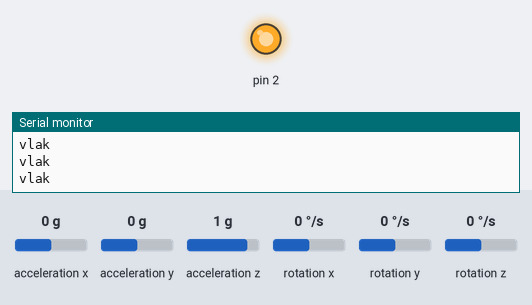
This sketch was run on a simulated Arduino Uno, built with avr-gcc and run on an emulated ATmega328P. Parts: output pins drawn as LEDs (lit = HIGH), the last lines printed to the serial monitor. The test bench sets the inputs (shaded band); at power-on: acceleration x 0 g, acceleration y 0 g, acceleration z 1 g, rotation x 0 °/s, rotation y 0 °/s, rotation z 0 °/s.

Above: at 1.2 s.
1.3 s: acceleration x set to -0.3 g
At 2.5 s:
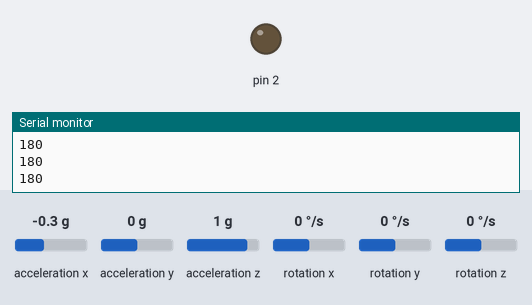
2.8 s: acceleration x set to 0 g
At 3.8 s:
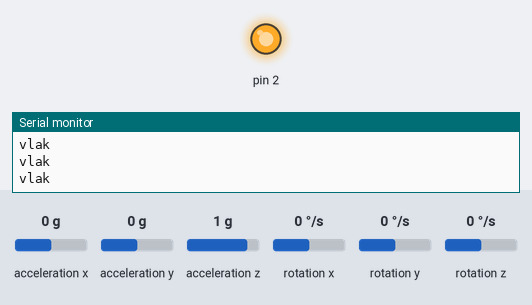
4.3 s: acceleration x set to -1.4 g
At 4.9 s:
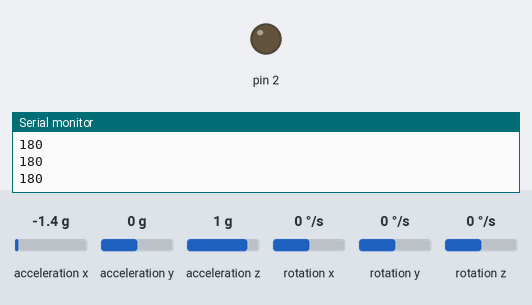
Timing chart, 0 to 7.3 s (numbered marks = the images above; inputs shaded):
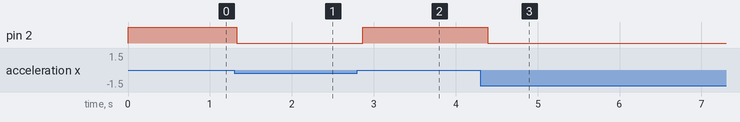

The sketch:

Gyroscope2.0.ino
```cpp
#include <Wire.h>
#include <MPU6050.h>

MPU6050 mpu;

void setup() {
  Serial.begin(9600);
  Wire.begin();
  mpu.initialize();
  pinMode(2, OUTPUT);

  if (!mpu.testConnection()) {
    Serial.println("MPU6050 verbinding mislukt!");
    while (1);
  }
}

void loop() {
  int16_t ax, ay, az;
  mpu.getAcceleration(&ax, &ay, &az);

  // Versnelling omzetten naar 'g'-waarden om een kanteling in de drie richtingen te kunnen bepalen.
  float fax = ax / 16384.0;
  float fay = ay / 16384.0;
  float faz = az / 16384.0;

  // Check of het handvat ongeveer vlak gehouden wordt
  if (abs(fax) < 0.1 && abs(fay) < 0.1 && faz > 0.9) { //absolute waarde van de  drie richtingen vergelijken met een bepaalde hoek gebruikt als marge voor "vlak"
    Serial.println("vlak");
    digitalWrite(2, HIGH);
  } else {
    // Bereken kantelhoek in graden
    int angle = atan2(ay, ax) * 180 / PI;
    digitalWrite(2, LOW);

    // Zorg dat de hoek tussen 0 en 360 ligt
    if (angle < 0) {
      angle += 360;
    }

    Serial.println(angle);
  }

  delay(100); // kleine vertraging
}
```

Measured:
- the behaviour switches between -0.1 and -0.2 g on acceleration x (found by bisection; images 0 and 1)
- after the input at 1.3 s, pin 2: HIGH → LOW at once
- after the input at 2.8 s, pin 2: LOW → HIGH after 0.06 s
- after the input at 4.3 s, pin 2: HIGH → LOW after 0.09 s
